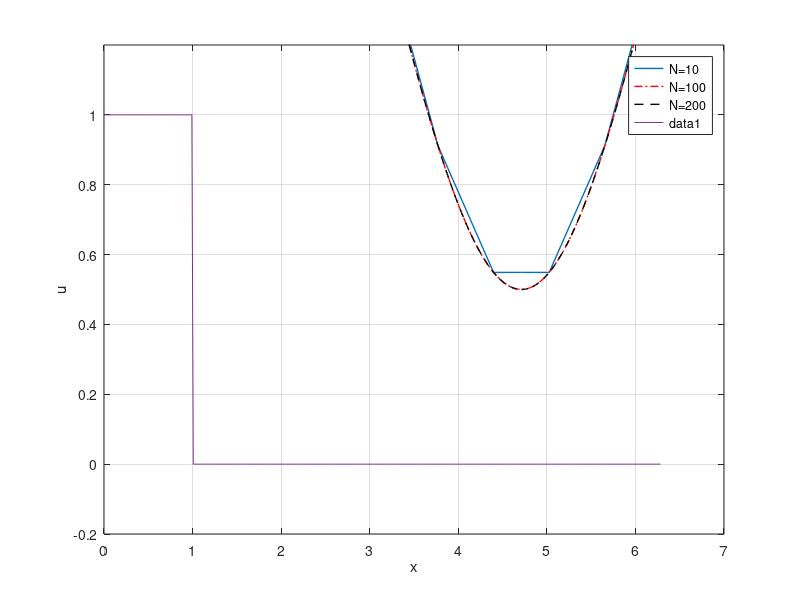
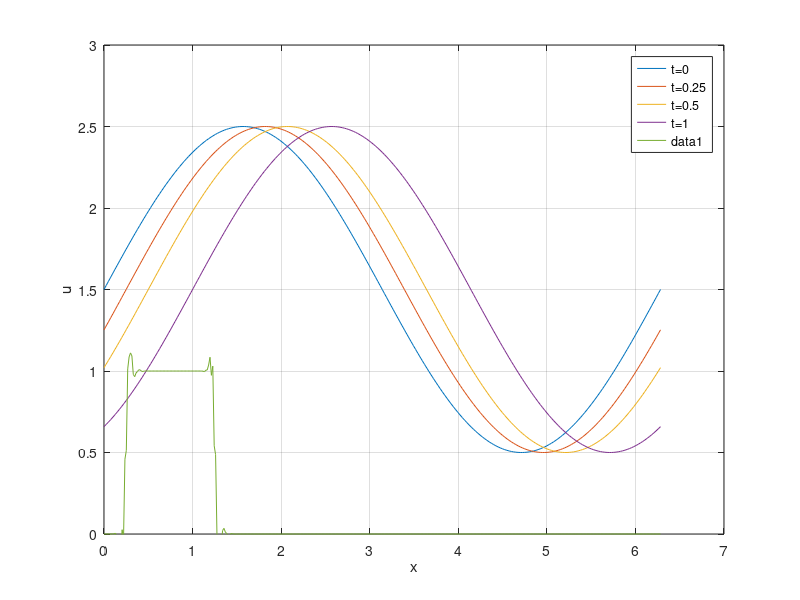
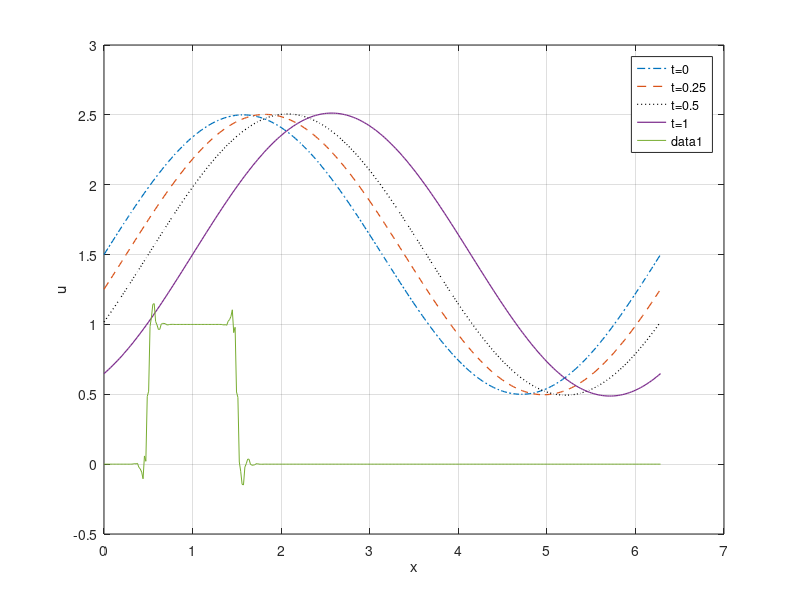
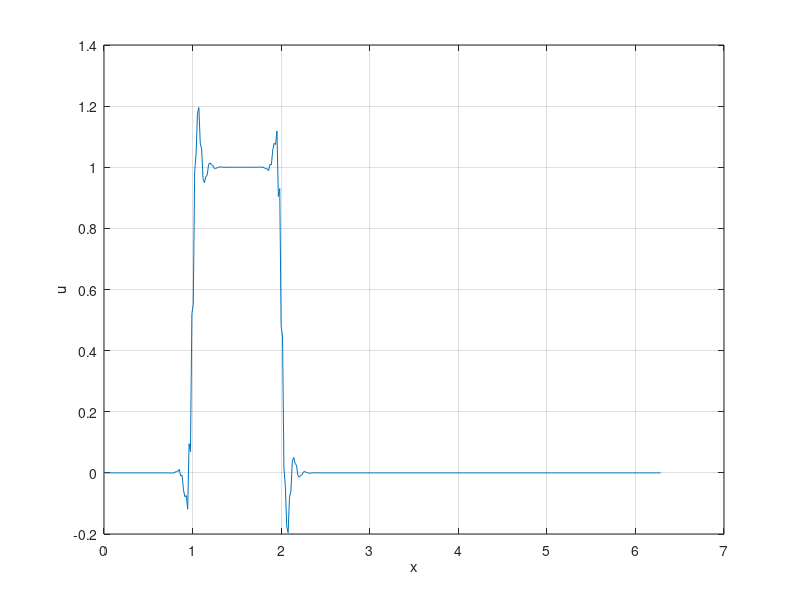

The MATLAB source for these figures, in order: (Note: this script raises an error after producing the figures.)

% ==============  Scientific Computing - Project 2  =================

%%
approximation_u10 = importdata("approximation_u10.txt");
approximation_u100 = importdata("approximation_u100.txt");
approximation_u200 = importdata("approximation_u200.txt");
% Plotting
figure(1)
plot(approximation_u10(:,2),approximation_u10(:,1),"LineWidth",1.0)
hold on 
plot(approximation_u100(:,2),approximation_u100(:,1),"-.","LineWidth",1.0,"color","r")
hold on 
plot(approximation_u200(:,2),approximation_u200(:,1),"--","LineWidth",1.0,"color","k")
grid on
legend("N=10","N=100","N=200")
xlabel("x")
ylabel("u")
%% 
% Graph of solution to advection equation
x = linspace(0,2*pi,251);
C=1;
t = [0,0.25,0.5,1];
figure(2)
for i=1:length(t)
    t(i);
    u = 1.5 + sin(x-C*t(i));
    plot(x,u)
    hold on
end
xlabel("x")
ylabel("u")
xlim([0 7])
ylim([0 3])
legend("t=0","t=0.25","t=0.5","t=1","Location","Best")
grid on
% Solution obtained from Galerkin method
time0 = importdata("time0.txt");
time025 = importdata("time025.txt");
time05 = importdata("time05.txt");
time1 = importdata("time1.txt");
x = linspace(0,2*pi,length(time0));
figure(3)
plot(x,time0,"-.","LineWidth",0.9)
hold on
plot(x,time025,"--","LineWidth",0.9)
hold on
plot(x,time05,":","color","k","LineWidth",0.9)
hold on
plot(x,time1,"LineWidth",0.9)
xlabel("x")
ylabel("u")
legend("t=0","t=0.25","t=0.5","t=1")
grid on 
%% Grid and timestep resolution
x = linspace(0,2*pi,101);
C=1;
t = [0,0.25,0.5,1];
figure(8)
for i=1:length(t)
    t(i);
    u = 1.5 + sin(x-C*t(i));
    p1 = plot(x,u,"color","b");
    hold on
end
time0 = importdata("time0.txt");
time025 = importdata("time025.txt");
time05 = importdata("time05.txt");
time1 = importdata("time1.txt");
x = linspace(0,2*pi,length(time0));
plot(x,time0,"-.","color","k")
hold on
plot(x,time025,"-.","color","k")
hold on
plot(x,time05,"-.","color","k")
hold on
p2 = plot(x,time1,"-.","color","k");
xlabel("x")
ylabel("u")
legend([p1 p2],{"Analytic solution","Numerical solution"})
%% Question 2
uQ2_0 = importdata("Q2data0.txt");
uQ2 = importdata("Q2data.txt");
x = linspace(0,2*pi,length(uQ2_0));
uQ2_1 = importdata("Q2data1.txt");
uQ2_2 = importdata("Q2data2.txt");
figure(1)
plot(x,uQ2)
grid on
xlabel("x")
ylabel("u")
ylim([-0.2 1.2])
%
figure(2)
plot(x,uQ2_0)
grid on
xlabel("x")
ylabel("u")
%
figure(3)
plot(x,uQ2_1)
grid on
xlabel("x")
ylabel("u")
%
figure(4)
plot(x,uQ2_2)
grid on
xlabel("x")
ylabel("u")
%legend("t=0","t=0.25","t=0.5","t=1")
% Highly oscillatory at the discontinuities, not at all physical, or what
% is supposed to happen with a discontinuous intial velocity profile.

%% Question 3
% Solving Burger's equation using 
u0 = importdata("Q3data0.txt");
u7 = importdata("Q3data7.txt");
u9 = importdata("Q3data9.txt");
u11 = importdata("Q3data11.txt");
x = linspace(0,2*pi,length(u7));
figure(5)
plot(x,u7,"-.")  
hold on
plot(x,u9,"-.")
hold on
plot(x,u0)
hold on
plot(x,u11,"-.")
grid on 
xlabel("x")
ylabel("u")
%% Sine-wave IC 
uQ3_0 = importdata("Q3sine_0.txt");
uQ3_05 = importdata("Q3sine_05.txt");
uQ3_09 = importdata("Q3sine_09.txt");
uQ3_1 = importdata("Q3sine_1.txt");
uQ3_11 = importdata("Q3sine_11.txt");
uQ3_125 = importdata("Q3sine_125.txt");
uQ3_15 = importdata("Q3sine_15.txt");
uQ3_175 = importdata("Q3sine_175.txt");
uQ3_2 = importdata("Q3sine_2.txt");
x = linspace(0,2*pi,length(uQ3_0));
figure()
plot(x,uQ3_0)
hold on
plot(x,uQ3_05)
hold on
plot(x,uQ3_09)
ylim([0 3])
xlabel("x")
ylabel("u")
grid on

figure()
plot(x,uQ3_1)
hold on
plot(x,uQ3_11)
xlabel("x")
ylabel("u")
grid on


figure()
plot(x,uQ3_125)
hold on
plot(x,uQ3_15)
xlabel("x")
ylabel("u")
grid on


figure()
plot(x,uQ3_175)
hold on
plot(x,uQ3_2)
hold on
xlabel("x")
ylabel("u")
grid on
%% Square-wave initial condition
uQ3_0 = importdata("Q3square0.txt");
uQ3_025 = importdata("Q3square025.txt");
uQ3_075 = importdata("Q3square075.txt");
uQ3_1 = importdata("Q3square1.txt");
uQ3_125 = importdata("Q3square125.txt");
uQ3_175= importdata("Q3square175.txt");
uQ3_2= importdata("Q3square2.txt");
x = linspace(0,2*pi,length(uQ3_2));

figure()
plot(x,uQ3_0)
xlabel("x")
ylabel("u")
ylim([-0.2 1.2])
grid on
hold on
plot(x,uQ3_025)
xlabel("x")
ylabel("u")
grid on

figure()
plot(x,uQ3_075)
xlabel("x")
ylabel("u")

hold on
plot(x,uQ3_1)
xlabel("x")
ylabel("u")
grid on

figure()
plot(x,uQ3_125)
xlabel("x")
ylabel("u")
grid on

hold on
plot(x,uQ3_175)
xlabel("x")
ylabel("u")
grid on

figure()
plot(x,uQ3_2)
xlabel("x")
ylabel("u")
grid on
